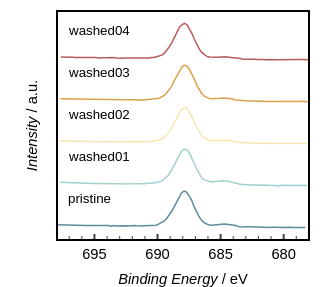
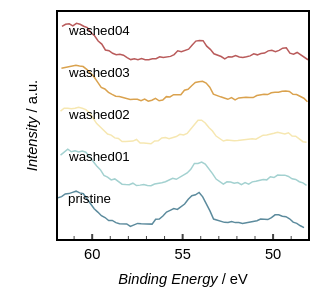
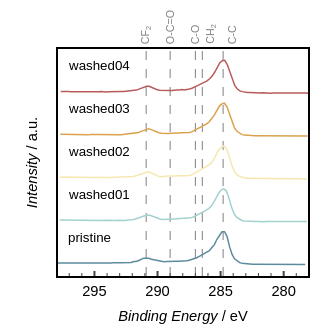
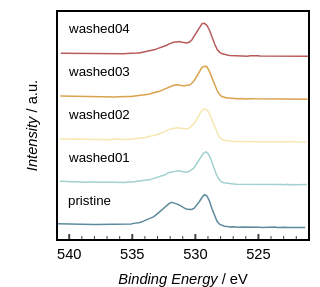

The cell these charts' notebook holds for them, in order:
### Markdown cell above
### 5.1 – Waterfall, raw spectra only

### Code cell
for element in ELEMENTS:
    dfs, labels = spectra[element]
    if not dfs:
        continue
    fig = plot_waterfall(dfs, labels, with_components=False,
                         offset=WATERFALL_OFFSET.get(element, DEFAULT_OFFSET), sample_colors=SAMPLE_COLORS)
    add_reference_lines(fig, REFERENCE_LINES.get(element, []))
    save_fig(fig, f'{element}_waterfall', output_dir=OUTPUT_DIR)
